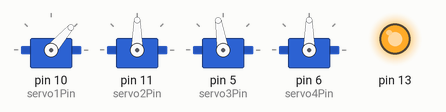
This sketch was run on a simulated Arduino Uno, built with avr-gcc and run on an emulated ATmega328P. On the bench: 4 × servo, output pins drawn as LEDs (lit = HIGH).

Above: at 0.05 s.
At 0.35 s:
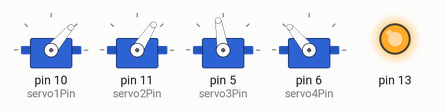
At 0.7 s:
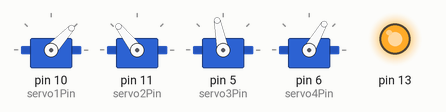
At 1.05 s:
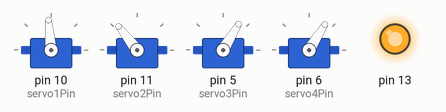
At 1.4 s:
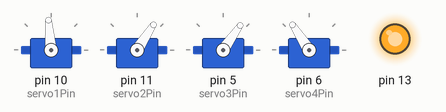
Timing chart, 0 to 3.0 s (numbered marks = the images above):
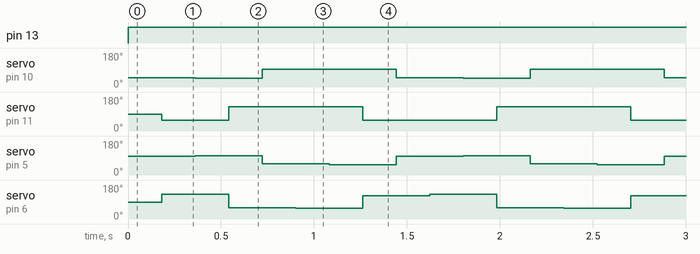

The sketch:

servo_auto_sync.ino
```cpp
#include <Servo.h>

Servo servo1;  // Define servo1 object
Servo servo2;  // Define servo2 object

Servo servo3;  // Define servo1 object
Servo servo4;  // Define servo2 object

int servo1Pin = 10;  // PWM pin for servo1   Black
int servo2Pin = 11; // PWM pin for servo2    Blue

int servo3Pin = 5;  // PWM pin for servo3    Black
int servo4Pin = 6; // PWM pin for servo4     Blue

int t1 = 180;    //80
int t2 = 180;   //100

void setup() {
  servo1.attach(servo1Pin); // Attach servo1 to its pin
  servo2.attach(servo2Pin); // Attach servo2 to its pin
  servo3.attach(servo3Pin); // Attach servo1 to its pin
  servo4.attach(servo4Pin); // Attach servo2 to its pin
  pinMode(13,OUTPUT);
  Serial.begin(9600);
}

void loop() {
  // scale it for use with the servo (value between 0 and 180)

  digitalWrite(13,HIGH);
  servo1.write(49);
  servo3.write(99);
  delay(t1);
  servo2.write(57);
  servo4.write(130);
  delay(t2);
  servo1.write(47);
  servo3.write(101);
  delay(t1);
  servo2.write(128);
  servo4.write(60);
  delay(t2);
  servo1.write(95);
  servo3.write(59);
  delay(t1);
  servo2.write(128);
  servo4.write(58);
  delay(t2);
  servo1.write(95);
  servo3.write(55);
  delay(t1);
  servo2.write(57);
  servo4.write(123);
  delay(t2);
  digitalWrite(13,LOW);
}
```

Measured:
- by itself, pin 13: LOW → HIGH at 0.00 s
- by itself, servo on pin 10 (servo1Pin): repeats every 1.4 s: 95° 0.72 s, 49° 0.36 s, 47° 0.36 s
- by itself, servo on pin 11 (servo2Pin): repeats every 1.4 s: 128° 0.72 s, 57° 0.72 s
- by itself, servo on pin 5 (servo3Pin): repeats every 1.4 s: 59° 0.36 s, 55° 0.36 s, 99° 0.36 s, 101° 0.36 s
- by itself, servo on pin 6 (servo4Pin): repeats every 1.4 s: 60° 0.36 s, 58° 0.36 s, 123° 0.36 s, 130° 0.36 s
